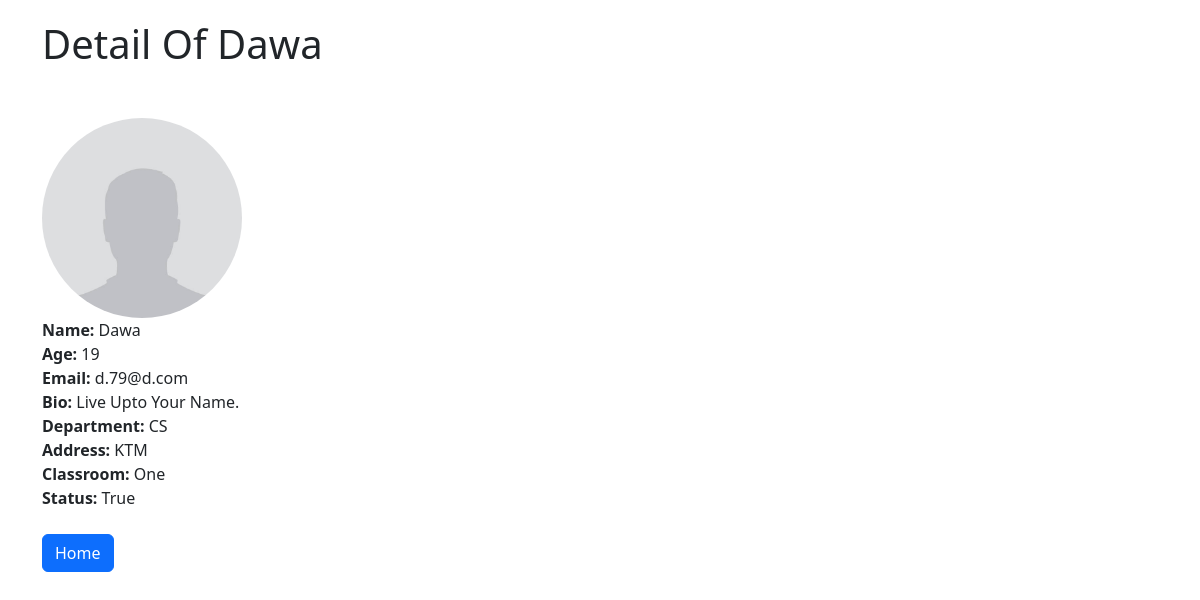
The page /person/1/ (signed in) on the database its author committed.
### crud/models.py (models this page shows, shortened)
class PersonProfile(models.Model):
    person = models.OneToOneField(Person, on_delete=models.CASCADE, related_name="person_profile")
    profile_picture = models.FileField(upload_to="profile_picture", null=True, blank=True)
    bio = models.TextField(max_length=500)
    address = models.CharField(max_length=20)
    classroom = models.ForeignKey(ClassRoom, on_delete=models.CASCADE, related_name="classroom_people")

class Person(models.Model):
    name = models.CharField(max_length=50)
    email = models.EmailField(unique=True)
    age = models.PositiveIntegerField()
    department = models.CharField(max_length=50)
    is_active = models.BooleanField(default=False)

class ClassRoom(models.Model):
    name = models.CharField(max_length=20)

### crud/views.py (the view)
# urls.py: path("person/<int:id>/", person_detail, name="person_detail"),
@login_required
def person_detail(request, id):
    try:
        person_profile = PersonProfile.objects.get(person_id=id)
    except PersonProfile.DoesNotExist:
        person_profile = None
    context = {"title" : f"Detail View", "person_profile": person_profile}
    return render(request, "crud/detail_person.html", context=context)

### templates/crud/detail_person.html
{% extends "crud/base.html" %}
{% load static %}
{% block content %}
    {% if person_profile %}
    <h1>Detail Of {{ person_profile.person.name }}</h1>
<div style="margin-top: 50px">
    {% if person_profile.profile_picture %}
    <img src="{{ person_profile.profile_picture.url }}" style="height:200px; width:200px; border-radius: 100px"><br>
    {% else %}
    <img src="{% static 'default_pp.jpg' %}" style="height:200px; width:200px; border-radius: 100px"><br>
    {% endif %}
    <b>Name:</b> {{ person_profile.person.name}}<br>
    <b>Age:</b> {{ person_profile.person.age}}<br>
    <b>Email:</b> {{ person_profile.person.email}}<br>
    <b>Bio:</b> {{ person_profile.bio}}<br>
    <b>Department:</b> {{ person_profile.person.department}}<br>
    <b>Address:</b> {{ person_profile.address}}<br>
    <b>Classroom:</b> {{ person_profile.classroom.name}}<br>
    <b>Status:</b> {{ person_profile.person.is_active}}<br><br>
</div>
    {% else %}
    <h1>This person doesn't have profile.</h1>
    {% endif %}
    <a class="btn btn-primary" href="{% url 'home' %}">Home</a>
{% endblock %}

### rows shown on the page
PersonProfile: person.name "Dawa", person.age "19", person.email "d.79@d.com", bio "Live Upto Your Name.", person.department "CS", address "KTM", classroom.name "One", person.is_active "True"
